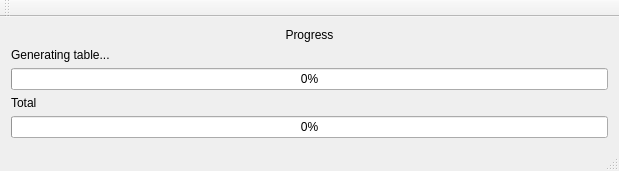
<?xml version="1.0" encoding="UTF-8"?>
<ui version="4.0">
 <class>MainWindow</class>
 <widget class="QMainWindow" name="MainWindow">
  <property name="geometry">
   <rect>
    <x>0</x>
    <y>0</y>
    <width>619</width>
    <height>162</height>
   </rect>
  </property>
  <property name="windowTitle">
   <string>Compressing...</string>
  </property>
  <property name="windowIcon">
   <iconset>
    <normaloff>icon.ico</normaloff>icon.ico</iconset>
  </property>
  <widget class="QWidget" name="centralWidget">
   <layout class="QVBoxLayout" name="verticalLayout">
    <item>
     <widget class="QLabel" name="label">
      <property name="sizePolicy">
       <sizepolicy hsizetype="Preferred" vsizetype="Expanding">
        <horstretch>0</horstretch>
        <verstretch>1</verstretch>
       </sizepolicy>
      </property>
      <property name="text">
       <string>Progress</string>
      </property>
      <property name="alignment">
       <set>Qt::AlignCenter</set>
      </property>
     </widget>
    </item>
    <item>
     <widget class="QLabel" name="currentFile">
      <property name="sizePolicy">
       <sizepolicy hsizetype="Preferred" vsizetype="Fixed">
        <horstretch>0</horstretch>
        <verstretch>0</verstretch>
       </sizepolicy>
      </property>
      <property name="text">
       <string>Generating table...</string>
      </property>
     </widget>
    </item>
    <item>
     <widget class="QProgressBar" name="currentProgressBar">
      <property name="value">
       <number>0</number>
      </property>
     </widget>
    </item>
    <item>
     <widget class="QLabel" name="label_2">
      <property name="text">
       <string>Total</string>
      </property>
     </widget>
    </item>
    <item>
     <widget class="QProgressBar" name="totalProgressBar">
      <property name="value">
       <number>0</number>
      </property>
     </widget>
    </item>
   </layout>
  </widget>
  <widget class="QToolBar" name="mainToolBar">
   <attribute name="toolBarArea">
    <enum>TopToolBarArea</enum>
   </attribute>
   <attribute name="toolBarBreak">
    <bool>false</bool>
   </attribute>
  </widget>
  <widget class="QStatusBar" name="statusBar"/>
 </widget>
 <layoutdefault spacing="6" margin="11"/>
 <resources/>
 <connections/>
</ui>
